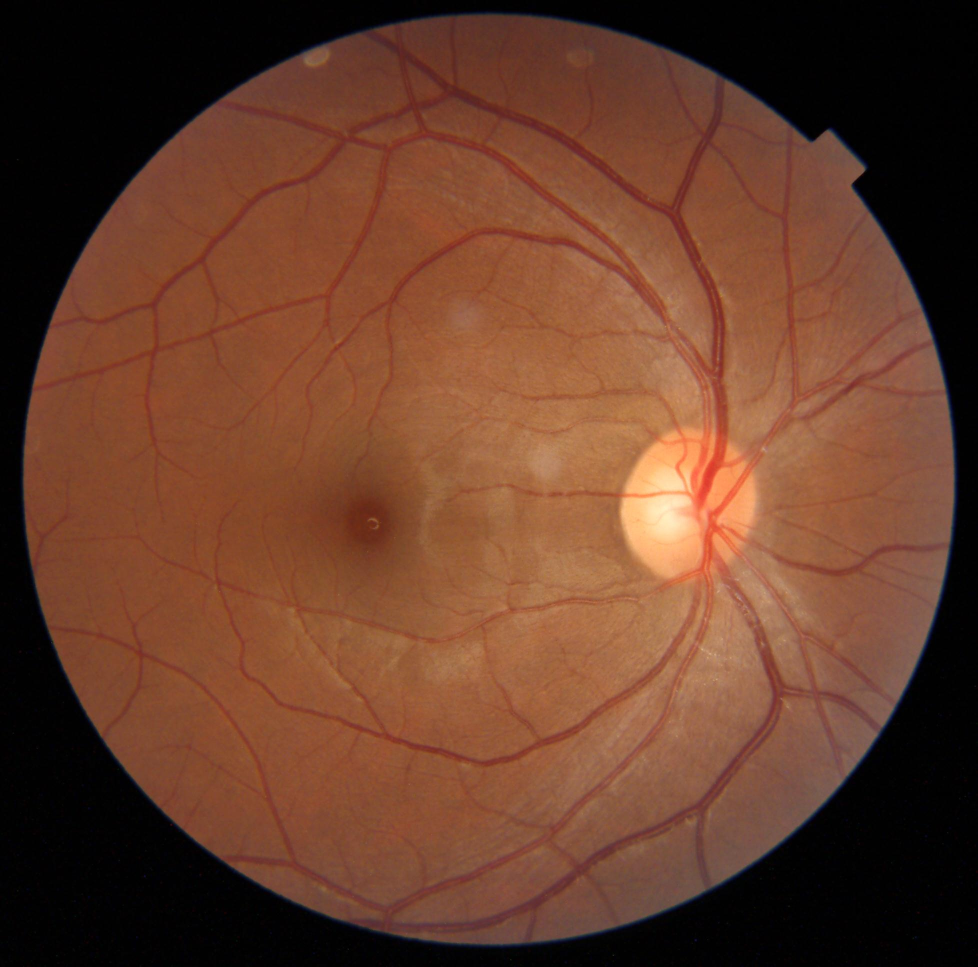
#> input picture Sidra_SHJTU/01/{6FD932E0-E140-4464-AFDE-4D0F0C2E4D3D}.jpg, 1956 x 1934 px (shown at 1/2 size); its folder holds 4 pictures in this run
$ python image_registration.py   (older library calls are emulated)
#> lines starting #> are read from the running program, lines starting #| are printed output that depends on the picture; after the words box and inside, x2 and y2 are one past the last pixel; in counts of white or black regions, pixels touching at a corner belong together
### image_preprocessing.py
import cv2
import numpy as np
from Hilditch import hilditch
from vesselExtract import vessel_extract_api
import queue
'''
CRZ:
For image preprocessing, image registration.'''

# [137 lines left out: functions get_minutiae_values, smooth_image, get_mask, not called in this run]

def crop_mask_image(img,padding=25):
    mask_path = 'trashbin/mask.jpg'
    #mask = cv2.imread(mask_path,cv2.IMREAD_GRAYSCALE)
    diameter = 1650
    radius = int(1650/2)
    height,width  =img.shape[:2]
    center = (int(width/2),int(height/2))
    pad_size=radius + padding
    crop_img = img[center[1]-pad_size:center[1]+pad_size, center[0]-pad_size:center[0]+pad_size]
    mask = np.zeros(crop_img.shape, np.uint8)

    center = (radius+padding,radius+padding)
    cv2.circle(mask, center, radius, color=(255,255,255), thickness=-1)
    r_img=cv2.add(crop_img, np.zeros(np.shape(crop_img), dtype=np.uint8), mask=mask)

    return r_img


IMG_SIZE_MACRO=(384,384)
# [12 lines left out: function image_preprocess, not called in this run]

def image_preprocess_display(img):
    #split channels, grab green channel only.
    b, g, r = cv2.split(img)
    ratio = g.shape[0]/g.shape[1]
    img0 = cv2.resize(g, (int(1736*ratio),1736 ), interpolation=cv2.INTER_AREA)
    img0 = crop_mask_image(img0)
    img0 = cv2.resize(img0,IMG_SIZE_MACRO,interpolation=cv2.INTER_AREA)
    return img0

# [13 lines left out: functions image_thinning, read_image_and_preprocess, not called in this run]

def retina_registration(imgs):
    '''TODO: registration for retina images.'''
    pass

# [4 lines that do not run on import are left out]

### vesselExtract.py
from __future__ import print_function

from multiprocessing.pool import ThreadPool

import cv2
import numpy as np
import matplotlib.pyplot as plt
import pylab as pl


# [4 lines left out: function showImg, not called in this run]


def homofilter(I):
    I = np.double(I)
    m, n = I.shape
    rL = 0.5
    rH = 2
    c = 2
    d0 = 20
    I1 = np.log(I + 1)
    FI = np.fft.fft2(I1)
    n1 = np.floor(m / 2)
    n2 = np.floor(n / 2)
    D = np.zeros((m, n))
    H = np.zeros((m, n))
    for i in range(m):
        for j in range(n):
            D[i, j] = ((i - n1) ** 2 + (j - n2) ** 2)
            H[i, j] = (rH - rL) * (np.exp(c * (-D[i, j] / (d0 ** 2)))) + rL
    I2 = np.fft.ifft2(H * FI)
    I3 = np.real(np.exp(I2) - 1)
    I4 = I3 - np.min(I3)
    I4 = I4 / np.max(I4) * 255
    dstImg = np.uint8(I4)
    return dstImg


# [16 lines left out: function gaborfilter, not called in this run]


def process(img, filters):
    accum = np.zeros_like(img)
    for kern in filters:
        fimg = cv2.filter2D(img, cv2.CV_8U, kern, borderType=cv2.BORDER_REPLICATE)
        np.maximum(accum, fimg, accum)
    return accum


# [36 lines left out: functions process_threaded, getGabor, build_filters, not called in this run]


def print_gabor(filters):
    for i in range(len(filters)):
        showImg(str(i), filters[i])


# [6 lines left out: function reverse_image, not called in this run]


def pass_mask(mask, img):
    # qwe = reverse_image(img)
    qwe = img.copy()
    for i in range(mask.shape[0]):
        for j in range(mask.shape[1]):
            if mask[i][j] == 0:
                qwe[i][j] = 0
    # asd = cv2.filter2D(qwe, cv2.CV_8U, mask)
    return qwe


# [28 lines left out: functions showKern, calcDice, not called in this run]


def adjust_gamma(imgs, gamma=1.0):
    # assert (len(imgs.shape)==4)  #4D arrays
    # assert (imgs.shape[1]==1)  #check the channel is 1
    # build a lookup table mapping the pixel values [0, 255] to
    # their adjusted gamma values
    invGamma = 1.0 / gamma
    table = np.array([((i / 255.0) ** invGamma) * 255 for i in np.arange(0, 256)]).astype("uint8")
    # apply gamma correction using the lookup table
    new_imgs = np.zeros_like(imgs)
    for i in range(imgs.shape[0]):
        for j in range(imgs.shape[1]):
            new_imgs[i, j] = cv2.LUT(np.array(imgs[i, j], dtype=np.uint8), table)
    return new_imgs


def build_filters2(sigma=1, YLength=10):
    filters = []
    widthOfTheKernel = np.ceil(np.sqrt((6 * np.ceil(sigma) + 1) ** 2 + YLength ** 2))
    if np.mod(widthOfTheKernel, 2) == 0:
        widthOfTheKernel = widthOfTheKernel + 1
    widthOfTheKernel = int(widthOfTheKernel)
    # print(widthOfTheKernel)
    for theta in np.arange(0, np.pi, np.pi / 16):
        # theta = np.pi/4
        matchFilterKernel = np.zeros((widthOfTheKernel, widthOfTheKernel), dtype=np.float)
        for x in range(widthOfTheKernel):
            for y in range(widthOfTheKernel):
                halfLength = (widthOfTheKernel - 1) / 2
                x_ = (x - halfLength) * np.cos(theta) + (y - halfLength) * np.sin(theta)
                y_ = -(x - halfLength) * np.sin(theta) + (y - halfLength) * np.cos(theta)
                if abs(x_) > 3 * np.ceil(sigma):
                    matchFilterKernel[x][y] = 0
                elif abs(y_) > (YLength - 1) / 2:
                    matchFilterKernel[x][y] = 0
                else:
                    matchFilterKernel[x][y] = -np.exp(-.5 * (x_ / sigma) ** 2) / (np.sqrt(2 * np.pi) * sigma)
        m = 0.0
        for i in range(matchFilterKernel.shape[0]):
            for j in range(matchFilterKernel.shape[1]):
                if matchFilterKernel[i][j] < 0:
                    m = m + 1
        mean = np.sum(matchFilterKernel) / m
        for i in range(matchFilterKernel.shape[0]):
            for j in range(matchFilterKernel.shape[1]):
                if matchFilterKernel[i][j] < 0:
                    matchFilterKernel[i][j] = matchFilterKernel[i][j] - mean
        filters.append(matchFilterKernel)

    return filters


def Z_ScoreNormalization(x, mu, sigma):
    x = (x - mu) / sigma
    return x


def sigmoid(X):
    return 1.0 / (1 + np.exp(-float(X)))


# [11 lines left out: function Normalize, not called in this run]


def grayStretch(img, m=60.0 / 255, e=8.0):
    k = np.zeros(img.shape, np.float)
    ans = np.zeros(img.shape, np.float)
    mx = np.max(img)
    mn = np.min(img)
    for i in range(img.shape[0]):
        for j in range(img.shape[1]):
            k[i][j] = (float(img[i][j]) - mn) / (mx - mn)
    eps = 0.01
    for i in range(img.shape[0]):
        for j in range(img.shape[1]):
            ans[i][j] = 1 / (1 + (m / (k[i][j] + eps)) ** e) * 255
    ans = np.array(ans, np.uint8)
    return ans


# [53 lines left out: function vesselsExtract, not called in this run]

def vessel_extract_api(origrayImg):
    # 提取掩膜
    ret0, th0 = cv2.threshold(origrayImg, 30, 255, cv2.THRESH_BINARY)
    mask = cv2.erode(th0, np.ones((7, 7), np.uint8))

    # 高斯滤波
    blurImg = cv2.GaussianBlur(origrayImg, (11, 11), 0)

    # HE
    heImg = cv2.equalizeHist(blurImg)

    # CLAHE 光均衡化+对比度增强
    clahe = cv2.createCLAHE(clipLimit=2, tileGridSize=(10, 10))
    claheImg = clahe.apply(blurImg)

    # 同态滤波 光均衡化
    homoImg = homofilter(blurImg)

    preMFImg = adjust_gamma(claheImg, gamma=1.5)
    filters = build_filters2(sigma=1, YLength=10)
    # showKern(filters)
    gaussMFImg = process(preMFImg, filters)
    gaussMFImg_mask = pass_mask(mask, gaussMFImg)
    grayStretchImg = grayStretch(gaussMFImg_mask, m=30.0 / 255, e=8)

    # 二值化
    ret1, th1 = cv2.threshold(grayStretchImg, 30, 255, cv2.THRESH_OTSU)
    kernel = np.ones((2,2), np.uint8)
    th1 = cv2.dilate(th1,kernel)
    # th1 = cv2.morphologyEx(th1, cv2.MORPH_CLOSE, np.ones((3,3)))
    predictImg = th1.copy()

    return predictImg

# [2 lines that do not run on import are left out]

### image_registration.py
from image_preprocessing import image_preprocess_display,vessel_extract_api,get_mask
from skimage.transform import PolynomialTransform
from skimage import transform
from skimage.measure import ransac
import cv2
import numpy as np
from concurrent import futures

# [11 lines left out: functions skimage2opencv, opencv2skimage, not called in this run]

border_width=100
def makeborder(img):
    return cv2.copyMakeBorder(img, border_width, border_width, border_width, border_width, cv2.BORDER_CONSTANT, value=0)

def get_image_series(img):
    img_series= {}
    #no padding
    img_series['original'] = image_preprocess_display(img)

    # with padding
    img_series['original_padding'] = makeborder(img_series['original']).astype(np.uint8)
    img_series['mask'] = np.where(img_series['original_padding'] > 0,1,0).astype(np.uint8)
    img_series['importance'] = np.where(img_series['original_padding'] > 0, 1, 0).astype(np.uint8)
    img_series['vessel_mask'] = makeborder(vessel_extract_api(img_series['original'])).astype(np.uint8)
    blur_base = cv2.GaussianBlur(img_series['vessel_mask'], (15, 15), 0).astype(np.uint8)
    blur_base[img_series['vessel_mask']>0]=255
    img_series['vessel_mask_blur'] = blur_base
    return img_series

# [6 lines left out: function get_image_downsampling_series, not called in this run]


class PolyTF(PolynomialTransform):
    def estimate(*data):
        return PolynomialTransform.estimate(*data, order=2)


img1 = cv2.imread('Sidra_SHJTU/01/{6FD932E0-E140-4464-AFDE-4D0F0C2E4D3D}.jpg')
#> img1 is the input picture: shape (1934, 1956, 3); mean B, G, R 42.3, 61.4, 103
img1_series = get_image_series(img1)
#> in crop_mask_image, `cv2.circle(mask, center, radius, color=(255,255,255), thickness=-1)`:
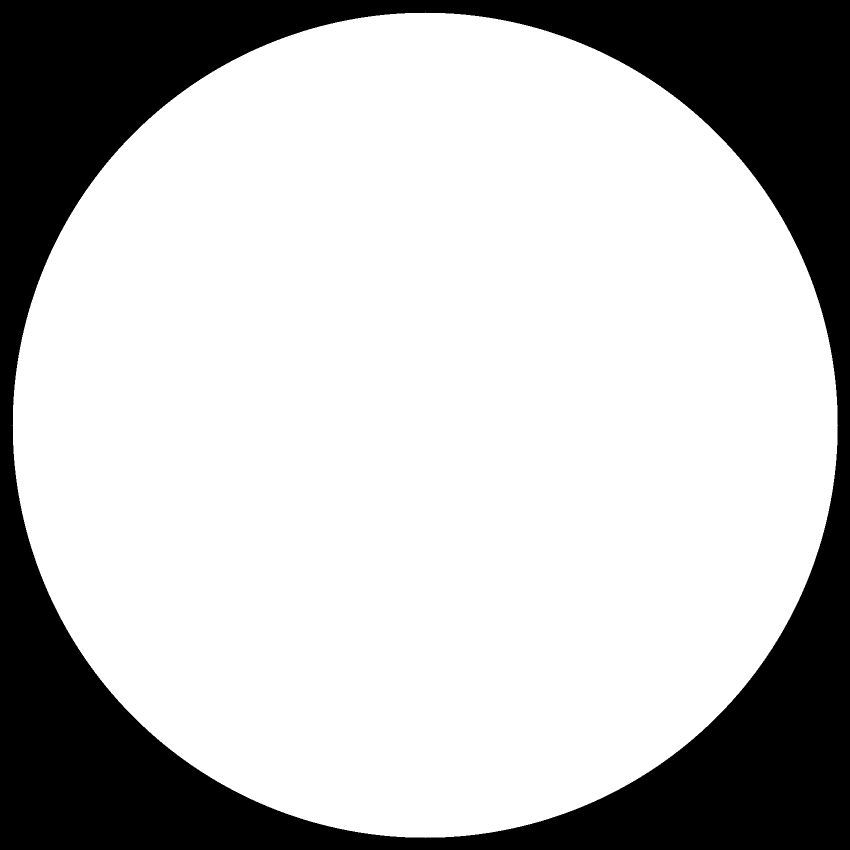
#> mask: shape (1700, 1700) (shown at 1/2 size); 74% white; 1 black region, box (x1, y1, x2, y2) and area: (0, 0, 1700, 1700) 751839
#> in vessel_extract_api, `ret0, th0 = cv2.threshold(origrayImg, 30, 255, cv2.THRESH_BINARY)`: th0: shape (384, 384); 73.7% white; 1 black region, box (x1, y1, x2, y2) and area: (0, 0, 384, 384) 38827
#> in vessel_extract_api, `mask = cv2.erode(th0, np.ones((7, 7), np.uint8))`: mask: shape (384, 384); 70.7% white; 1 black region, box (x1, y1, x2, y2) and area: (0, 0, 384, 384) 43243
#> after the loop in homofilter, `for i in range(m):`:
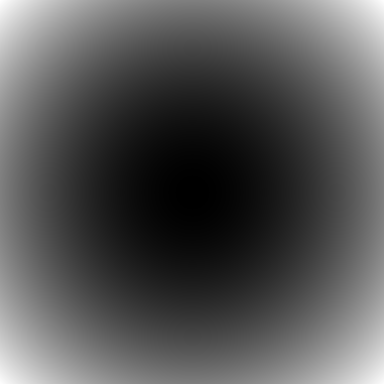
#> D: shape (384, 384) float64; min 0, max 73728, mean 24576.3; drawn with min black and max white
#> after the loop in adjust_gamma, `for i in range(imgs.shape[0]):`:
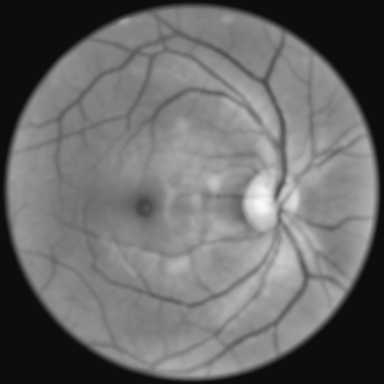
#> new_imgs: shape (384, 384); min 13, max 250, mean 106.1
#> after the loop in pass_mask, `for i in range(mask.shape[0]):`:
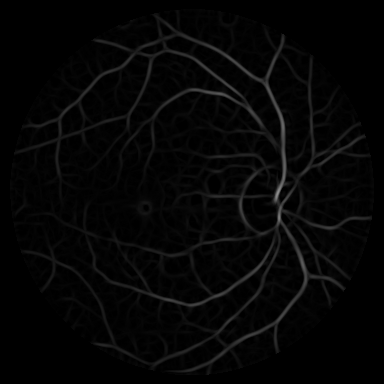
#> qwe: shape (384, 384); min 0, max 141, mean 5.1
#> in grayStretch, `k = np.zeros(img.shape, np.float)`: k: shape (384, 384) float64; every value is 0
#> in grayStretch, `mx = np.max(img)`: mx = 141
#> in grayStretch, `mn = np.min(img)`: mn = 0
#> in vessel_extract_api, `ret1, th1 = cv2.threshold(grayStretchImg, 30, 255, cv2.THRESH_OTSU)`: th1: shape (384, 384); 9.4% white; 41 white regions (34 under 20 px), largest, box (x1, y1, x2, y2) and area: (14, 13, 372, 375) 12721, (109, 230, 254, 271) 622, (138, 201, 152, 215) 95
#> in vessel_extract_api, `ret1, th1 = cv2.threshold(grayStretchImg, 30, 255, cv2.THRESH_OTSU)`: ret1 = 90
#> in vessel_extract_api, `kernel = np.ones((2,2), np.uint8)`: kernel = [[1, 1], [1, 1]]
#> in vessel_extract_api, `th1 = cv2.dilate(th1,kernel)`: th1: shape (384, 384); 12.8% white; 31 white regions (22 under 20 px), largest, box (x1, y1, x2, y2) and area: (14, 13, 373, 376) 18248, (138, 201, 153, 216) 143, (289, 145, 306, 162) 78
#> in makeborder (call 2), `return cv2.copyMakeBorder(img, border_width, border_width, border_widt..`: returned value: shape (584, 584); 5.5% white; 31 white regions (22 under 20 px), largest, box (x1, y1, x2, y2) and area: (114, 113, 473, 476) 18248, (238, 301, 253, 316) 143, (389, 245, 406, 262) 78
#> in get_image_series, `blur_base[img_series['vessel_mask']>0]=255`:
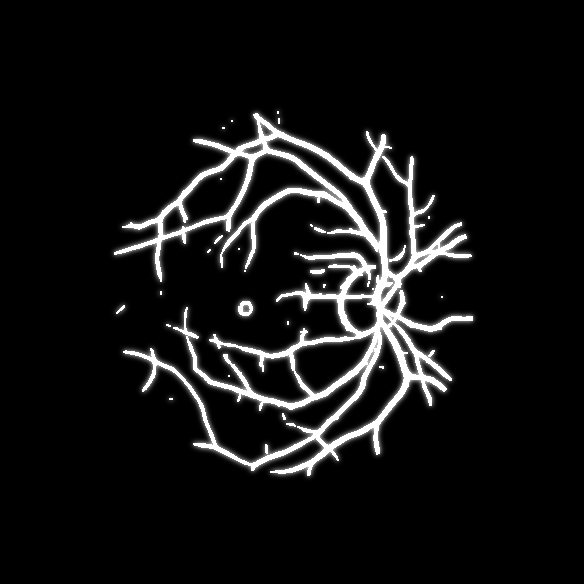
#> blur_base: shape (584, 584); min 0, max 255, mean 19.6
#> img1_series = 6 items
# [11 lines of commented-out code are left out]


img2 = cv2.imread('Sidra_SHJTU/01/{A8A04672-8251-4A5E-B504-5DAEA352708F}.jpg')
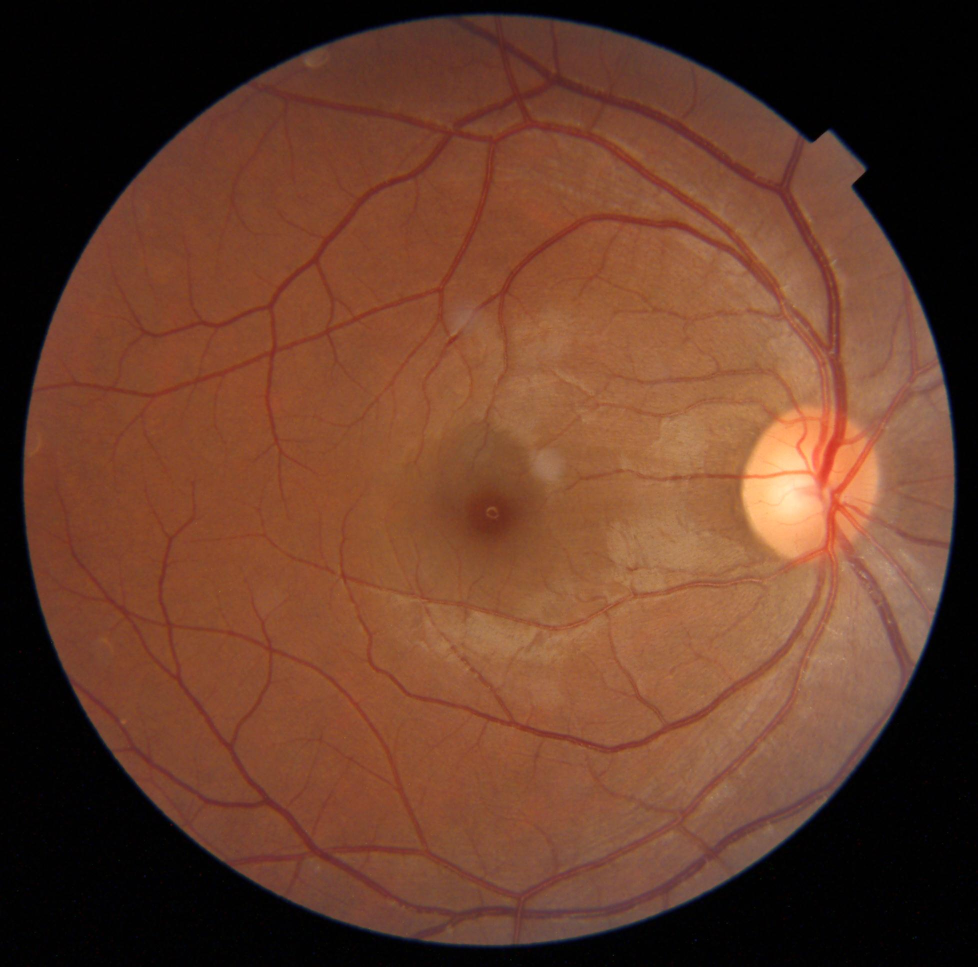
#> input picture Sidra_SHJTU/01/{A8A04672-8251-4A5E-B504-5DAEA352708F}.jpg, 1956 x 1934 px (shown at 1/2 size)
#> img2 is the input picture: shape (1934, 1956, 3); mean B, G, R 41.7, 60.6, 102.1
img2_series = get_image_series(img2)
#> in crop_mask_image (call 2), `mask = np.zeros(crop_img.shape, np.uint8)`: mask: shape (1700, 1700); every value is 0
#> in makeborder (call 3), `return cv2.copyMakeBorder(img, border_width, border_width, border_widt..`:
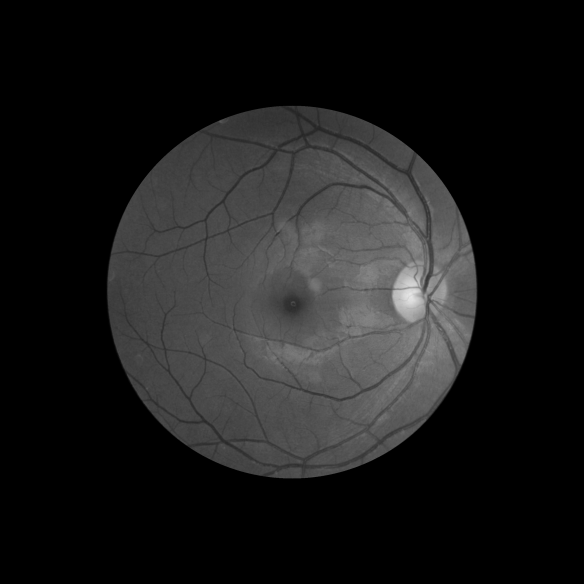
#> returned value: shape (584, 584); min 0, max 229, mean 26.6
#> the loop in build_filters2 (call 2), `for theta in np.arange(0, np.pi, np.pi / 16):` made 16 passes
#> (theta, mean) on passes 2 to 13: (0.196, -0.171), (0.393, -0.163), (0.589, -0.174), (0.785, -0.156), (0.982, -0.174), (1.18, -0.163), (1.37, -0.171), (1.57, -0.147), (1.77, -0.171), (1.96, -0.163), (2.16, -0.174), (2.36, -0.156)
#> mean on pass 1: -0.143
#> the loop in process (call 2), `for kern in filters:` made 16 passes
#> img2_series = 6 items

sift = cv2.xfeatures2d.SIFT_create(0, 3, 0.04, 10)
kp1, des1 = sift.detectAndCompute(img1_series['original'], None)
#> kp1 = 165 keypoints; strongest (x, y, size): (260, 204, 20.6), (276, 196, 4.7), (121, 21, 2.6), (283, 203, 2.3)
kp2, des2 = sift.detectAndCompute(img2_series['original'], None)
#> kp2 = 133 keypoints; strongest (x, y, size): (308, 197, 20.6), (324, 188, 4.4), (361, 253, 7.6), (368, 236, 5.5)

bf = cv2.BFMatcher(cv2.NORM_L1, crossCheck=True)
matches = bf.match(des1, des2)
#> matches = 70 matches
#> (the run stopped early here; a loop or call above may not have finished)
